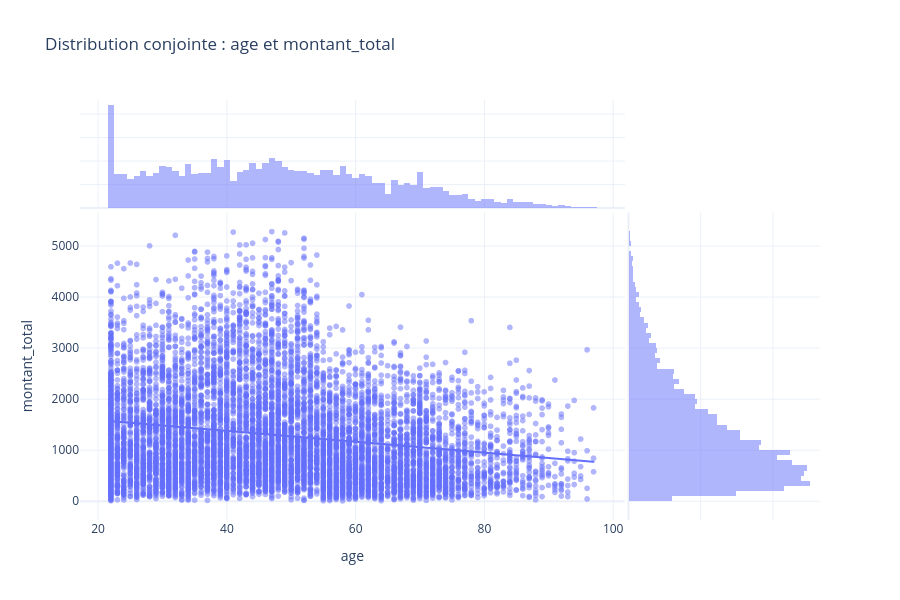

Notebook cell for this chart:
### Code cell
#correlation_spearman(df=clients, var1='age', var2='montant_total')
correlation_quanti_quanti(df=clients, var1='age', var2='montant_total')

### Figure 1 — Plotly figure (JSON) as saved in the notebook; plotly's stock layout.template omitted (floating-point values rounded to 4 significant figures; data arrays with more than 128 entries replaced by an {"elided": "..."} marker saying what was removed)
{"data": [{"hovertemplate": "age=%{x}<br>montant_total=%{y}<extra></extra>", "legendgroup": "", "marker": {"color": "#636efa", "opacity": 0.5, "symbol": "circle"}, "mode": "markers", "name": "", "showlegend": false, "type": "scattergl", "x": {"elided": "8596 int values"}, "xaxis": "x", "y": {"elided": "8596 float values"}, "yaxis": "y"}, {"bingroup": "x", "hovertemplate": "age=%{x}<br>count=%{y}<extra></extra>", "legendgroup": "", "marker": {"color": "#636efa"}, "name": "", "opacity": 0.5, "showlegend": false, "type": "histogram", "x": {"elided": "8596 int values"}, "xaxis": "x3", "yaxis": "y3"}, {"bingroup": "y", "hovertemplate": "montant_total=%{y}<br>count=%{x}<extra></extra>", "legendgroup": "", "marker": {"color": "#636efa"}, "name": "", "opacity": 0.5, "showlegend": false, "type": "histogram", "xaxis": "x2", "y": {"elided": "8596 float values"}, "yaxis": "y2"}, {"hovertemplate": "<b>OLS trendline</b><br>montant_total = -10.6303 * age + 1803.83<br>R<sup>2</sup>=0.035181<br><br>age=%{x}<br>montant_total=%{y} <b>(trend)</b><extra></extra>", "legendgroup": "", "marker": {"color": "#636efa", "symbol": "circle"}, "mode": "lines", "name": "", "showlegend": false, "type": "scattergl", "x": {"elided": "8596 int values"}, "xaxis": "x", "y": {"elided": "8596 float values"}, "yaxis": "y"}], "layout": {"barmode": "overlay", "height": 600, "legend": {"tracegroupgap": 0}, "title": {"text": "Distribution conjointe : age et montant_total"}, "xaxis": {"anchor": "y", "domain": [0, 0.7363], "title": {"text": "age"}}, "xaxis2": {"anchor": "y2", "domain": [0.7413, 1], "matches": "x2", "showgrid": true, "showline": false, "showticklabels": false, "ticks": ""}, "xaxis3": {"anchor": "y3", "domain": [0, 0.7363], "matches": "x", "showgrid": true, "showticklabels": false}, "xaxis4": {"anchor": "y4", "domain": [0.7413, 1], "matches": "x2", "showgrid": true, "showline": false, "showticklabels": false, "ticks": ""}, "yaxis": {"anchor": "x", "domain": [0, 0.7326], "title": {"text": "montant_total"}}, "yaxis2": {"anchor": "x2", "domain": [0, 0.7326], "matches": "y", "showgrid": true, "showticklabels": false}, "yaxis3": {"anchor": "x3", "domain": [0.7426, 1], "matches": "y3", "showgrid": true, "showline": false, "showticklabels": false, "ticks": ""}, "yaxis4": {"anchor": "x4", "domain": [0.7426, 1], "matches": "y3", "showgrid": true, "showline": false, "showticklabels": false, "ticks": ""}}}
